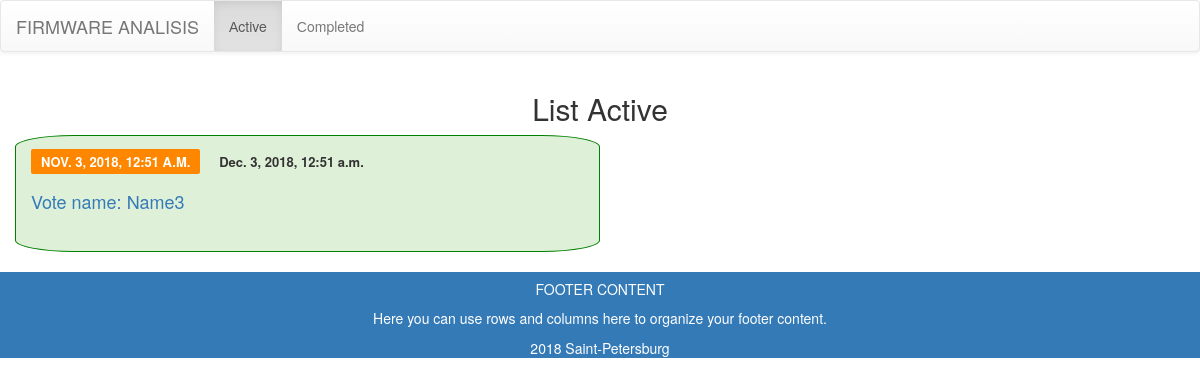
The page /startinterface/ (signed in) on the database as committed earlier.
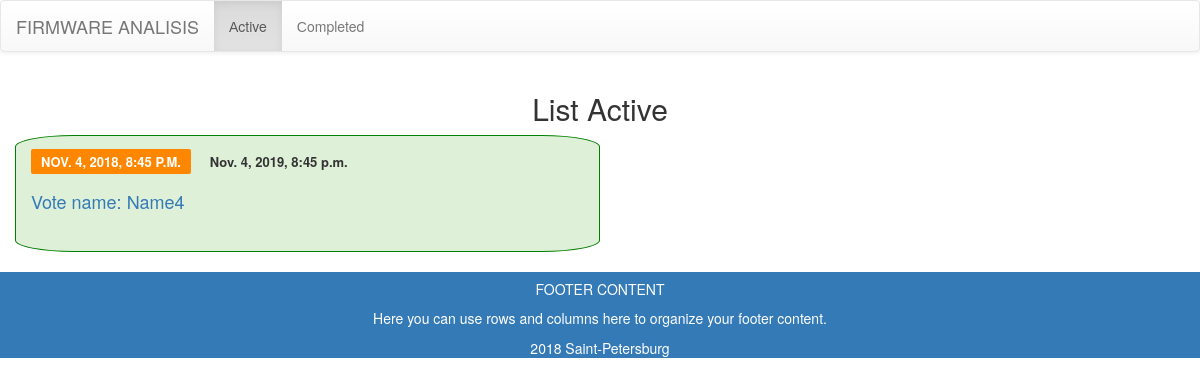
The same page on the database as committed later.
### startinterface/models.py (models this page shows, shortened)
class ModelVoice(models.Model):
    id_name = models.AutoField(primary_key=True)
    nameVoice = models.CharField(max_length=50)
    dateStart = models.DateTimeField()
    dateFinal = models.DateTimeField()
    maxVoice = models.IntegerField()
    person = models.ManyToManyField(ModelPerson, through = 'ModelPersonVoice')
    status = models.BooleanField()
    @property
    def status(self):
        mm = ModelPersonVoice.objects.filter(voice__id_name=self.id_name).filter(changeVoice__gte=self.maxVoice)
        if mm:
            return False
        if timezone.now()>=self.dateFinal:
            return  False
        return True

### startinterface/views.py (the view)
def SelectStatus(request):
    if not request.user.is_authenticated():
        return HttpResponseRedirect('accounts/login/')
    modelvoice=[]
    listobjaects = ModelVoice.objects.all()
    if listobjaects:
        for e in listobjaects:
            if e.status == True:
                modelvoice.append(e)
    return render(request, "startinterface/apphtml.html", {'modelvoice': modelvoice, 'req' : request})

### startinterface/templates/startinterface/apphtml.html (shortened to what this page needs)
{% extends "startinterface/wrapper.html" %}
{% load staticfiles %}
{% block menu %}
	<li class="active"><a href={% url 'SelectStatus' %}>Аctive</a></li>
    <li><a href={% url 'CompletedVoiting' %}>Сompleted</a></li>
{% endblock %}
{% block form %}
    {% if modelvoice|length != 0 %}
		<div class="section section-grey">
			<div class="container">
				<div class="row">
					<div class="col-md-12">
						<div class="section-title text-center">
							<h2>List Active</h2>
						</div>
					</div>
 					{% for i in modelvoice %}
					<div class="col-md-6 bg-success circleBase type1">
						<div class="post">
							<div class="post-body">
								<div class="post-meta">
									<a class="post-category cat-2" > {{i.dateStart}}</a>
									<span class="post-date">{{i.dateFinal}}</span>
								</div>
								<h3 class="post-title"><a href={% url 'DetaleActive' %}?id={{i.id_name}}>Vote name: {{i.nameVoice}}</a></h3>
							</div>
						</div>
					</div>
					{% endfor %}
				</div>
			</div>
		</div>
	{% else %}
	<div class="section-title text-center">
		<h2>There are no open votes!</h2>
	</div>
	{% endif %}
		<br>
{% endblock %}

Rows that differ between the two databases and show on the page:
no longer on this page (row edited): ModelVoice: dateStart "NOV. 3, 2018, 12:51 A.M.", dateFinal "Dec. 3, 2018, 12:51 a.m.", nameVoice "Name3"
added ModelVoice: dateStart "NOV. 4, 2018, 8:45 P.M.", dateFinal "Nov. 4, 2019, 8:45 p.m.", nameVoice "Name4"
